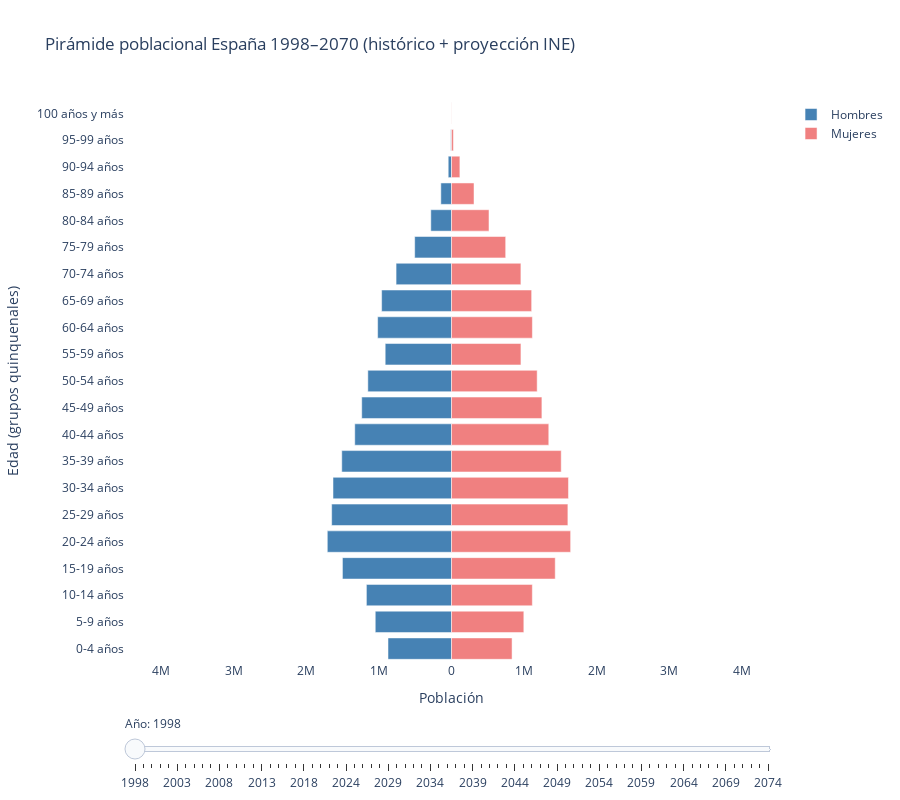

Notebook cell for this chart:
### Code cell
df_full = pd.concat([df3, df4_quinq], ignore_index=True)


def edad_inicial(grupo):
    if isinstance(grupo, str):
        if grupo[0].isdigit():
            try:
                return int(grupo.split('-')[0])
            except:
                pass
        if '100' in grupo:
            return 100
    return None

fig = go.Figure()


for year in sorted(df_full['Periodo'].unique()):
    data_year = df_full[df_full['Periodo'] == year].pivot_table(
        index='Edad (grupos quinquenales)',
        columns='Sexo',
        values='Total',
        aggfunc='sum'
    )

    data_year['orden'] = data_year.index.map(edad_inicial)
    data_year = data_year.sort_values('orden').drop(columns='orden')

    fig.add_trace(go.Bar(
        y=data_year.index,
        x=-data_year['Hombres'],
        name='Hombres',
        orientation='h',
        marker_color='steelblue',
        visible=(year == 1998)
    ))

    fig.add_trace(go.Bar(
        y=data_year.index,
        x=data_year['Mujeres'],
        name='Mujeres',
        orientation='h',
        marker_color='lightcoral',
        visible=(year == 1998)
    ))


steps = []
years = sorted(df_full['Periodo'].unique())
for i, year in enumerate(years):
    step = dict(
        method="update",
        args=[{"visible": [False]*len(fig.data)},
              {"title": f"Pirámide poblacional España {year}"}],
        label=str(year)
    )
    step["args"][0]["visible"][i*2:(i*2)+2] = [True, True]
    steps.append(step)

sliders = [dict(
    active=0,
    currentvalue={"prefix":"Año: "},
    pad={"t":50},
    steps=steps
)]


fig.update_layout(
    title="Pirámide poblacional España 1998–2070 (histórico + proyección INE)",
    xaxis=dict(
        title="Población",
        tickvals=[-4e6, -3e6, -2e6, -1e6, 0, 1e6, 2e6, 3e6, 4e6],
        ticktext=['4M','3M','2M','1M','0','1M','2M','3M','4M'],
        range=[-4.5e6, 4.5e6] 
    ),
    yaxis=dict(title="Edad (grupos quinquenales)"),
    barmode='overlay',
    sliders=sliders,
    template='plotly_white',
    height=800
)

fig.show()
